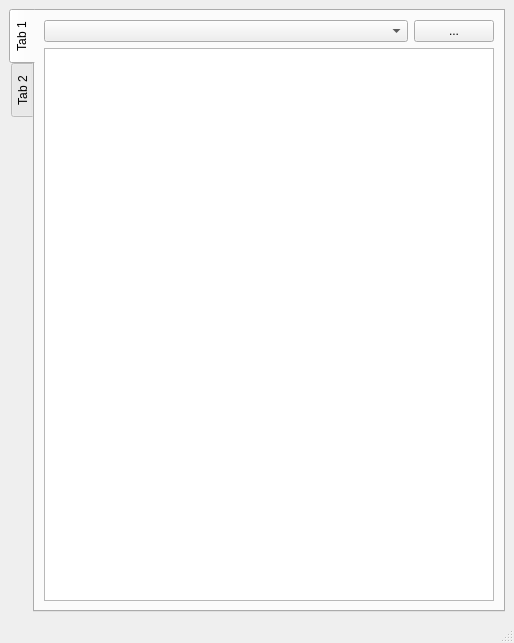
<?xml version="1.0" encoding="UTF-8"?>
<ui version="4.0">
 <class>MainWindow</class>
 <widget class="QMainWindow" name="MainWindow">
  <property name="geometry">
   <rect>
    <x>0</x>
    <y>0</y>
    <width>514</width>
    <height>643</height>
   </rect>
  </property>
  <property name="windowTitle">
   <string>MainWindow</string>
  </property>
  <widget class="QWidget" name="centralwidget">
   <layout class="QHBoxLayout" name="horizontalLayout">
    <item>
     <widget class="QTabWidget" name="tabWidget">
      <property name="tabPosition">
       <enum>QTabWidget::West</enum>
      </property>
      <widget class="QWidget" name="tab">
       <attribute name="title">
        <string>Tab 1</string>
       </attribute>
       <layout class="QVBoxLayout" name="verticalLayout_2">
        <item>
         <layout class="QHBoxLayout" name="horizontalLayout_2" stretch="5,1">
          <item>
           <widget class="QComboBox" name="cb_folders"/>
          </item>
          <item>
           <widget class="QPushButton" name="btn_openfolder">
            <property name="text">
             <string>...</string>
            </property>
           </widget>
          </item>
         </layout>
        </item>
        <item>
         <widget class="QTreeView" name="treeView"/>
        </item>
       </layout>
      </widget>
      <widget class="QWidget" name="tab_2">
       <attribute name="title">
        <string>Tab 2</string>
       </attribute>
      </widget>
     </widget>
    </item>
   </layout>
  </widget>
  <widget class="QMenuBar" name="menubar">
   <property name="geometry">
    <rect>
     <x>0</x>
     <y>0</y>
     <width>514</width>
     <height>23</height>
    </rect>
   </property>
  </widget>
  <widget class="QStatusBar" name="statusbar"/>
 </widget>
 <resources/>
 <connections/>
</ui>
